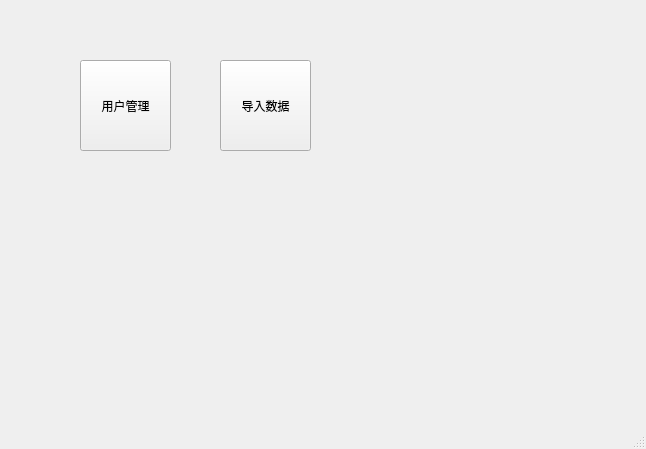
<?xml version="1.0" encoding="UTF-8"?>
<ui version="4.0">
 <class>MainWindow</class>
 <widget class="QMainWindow" name="MainWindow">
  <property name="geometry">
   <rect>
    <x>0</x>
    <y>0</y>
    <width>646</width>
    <height>449</height>
   </rect>
  </property>
  <property name="windowTitle">
   <string>物流</string>
  </property>
  <widget class="QWidget" name="centralwidget">
   <widget class="QPushButton" name="userset_btn">
    <property name="geometry">
     <rect>
      <x>80</x>
      <y>60</y>
      <width>91</width>
      <height>91</height>
     </rect>
    </property>
    <property name="text">
     <string>用户管理</string>
    </property>
   </widget>
   <widget class="QPushButton" name="importdata_btn">
    <property name="geometry">
     <rect>
      <x>220</x>
      <y>60</y>
      <width>91</width>
      <height>91</height>
     </rect>
    </property>
    <property name="text">
     <string>导入数据</string>
    </property>
   </widget>
   <widget class="QLabel" name="label">
    <property name="geometry">
     <rect>
      <x>740</x>
      <y>560</y>
      <width>53</width>
      <height>15</height>
     </rect>
    </property>
    <property name="text">
     <string>TextLabel</string>
    </property>
   </widget>
  </widget>
  <widget class="QMenuBar" name="menubar">
   <property name="geometry">
    <rect>
     <x>0</x>
     <y>0</y>
     <width>646</width>
     <height>21</height>
    </rect>
   </property>
  </widget>
  <widget class="QStatusBar" name="statusbar"/>
 </widget>
 <resources/>
 <connections/>
</ui>
